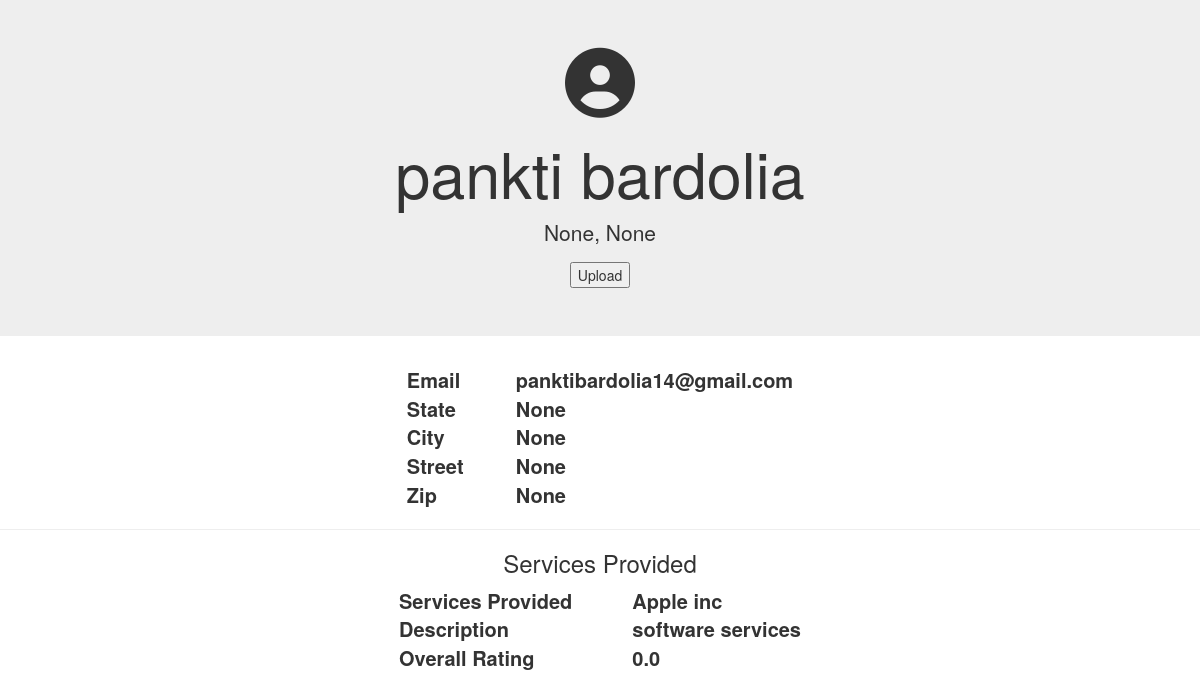
/RateMyServices/professional_profile/3/, run on an earlier commit of the app's database.
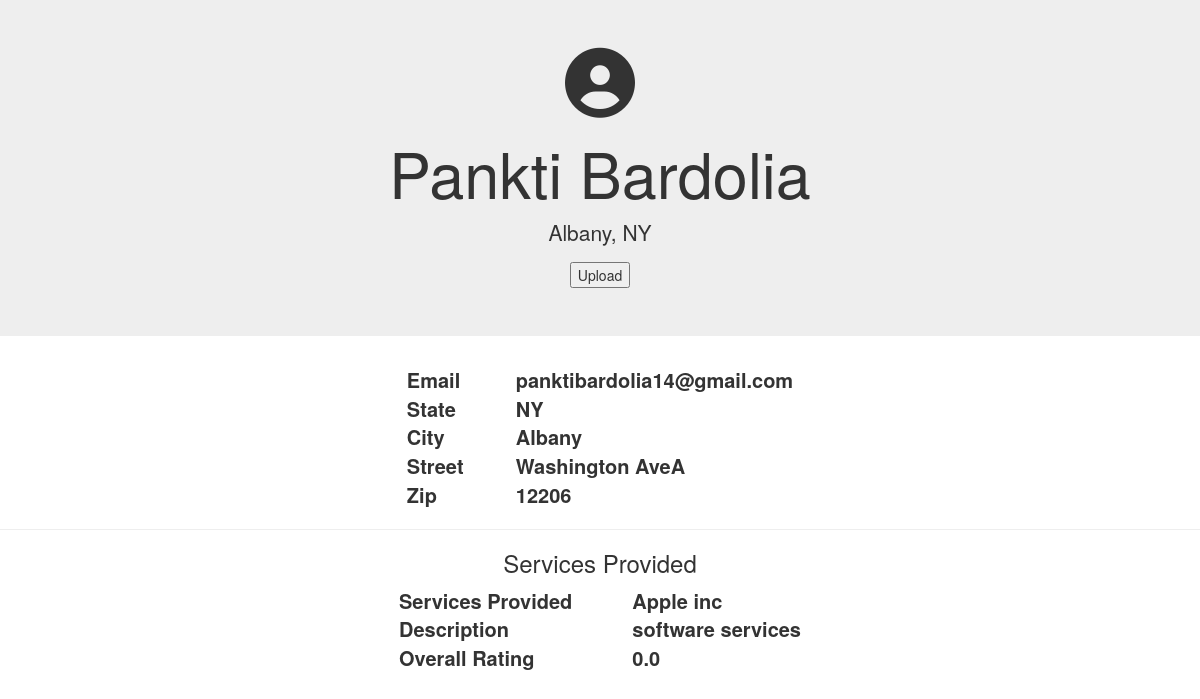
And on a later commit of the database.
### RateMyServices/models.py (models this page shows, shortened)
class ProfessionalUser(models.Model):
	generalUserID = models.ForeignKey(User, on_delete=models.CASCADE)
	title = models.CharField(max_length=30, default='')
	description = models.CharField(max_length=200, default='')
	avg_rating = models.FloatField(default=0.0)

### accounts/models.py (models this page shows, shortened)
class User(AbstractBaseUser):
    email   = models.EmailField(max_length=255,unique=True)
    active  = models.BooleanField(default=True)
    staff   = models.BooleanField(default=False) # a admin user; non super-user
    admin   = models.BooleanField(default=False) # a superuser
    first_name  = models.CharField(max_length=30,null=True,blank=False)
    last_name   = models.CharField(max_length=30,null=True,blank=False)
    professional = models.BooleanField(default=False)
    state       = models.CharField(max_length=30,null=True,blank=False)
    city        = models.CharField(max_length=30,null=True,blank=False)
    zips        = models.CharField(max_length=5,null=True,blank=False)
    street      = models.CharField(max_length=100,null=True,blank=False)
    phone       = models.CharField(max_length=12,null=True,blank=False)
    USERNAME_FIELD = 'email'
    REQUIRED_FIELDS = ['first_name','last_name'] # Email & Password are required by default.
    objects = UserManager()

### RateMyServices/views.py (the view)
# urls.py: path('professional_profile/<int:professionaluser_id>/', views.professional_profile, name='professional_profile'),
def professional_profile(request, professionaluser_id):
	pUser = get_object_or_404(ProfessionalUser, id=professionaluser_id)
	return render(request, 'RateMyServices/professional_profile.html', {'pUser': pUser})

### RateMyServices/templates/RateMyServices/professional_profile.html (shortened to what this page needs)
<!DOCTYPE html>
<html>
	<head>
		{% load static %}
		<link rel="stylesheet" href="https://maxcdn.bootstrapcdn.com/bootstrap/3.4.0/css/bootstrap.min.css">
		<link rel="stylesheet" href="path/to/font-awesome/css/font-awesome.min.css">
        <link rel="stylesheet" type="text/css" href="{% static 'RateMyServices/css/style.css' %}">
		<link rel="stylesheet" type="text/css" href="{% static 'RateMyServices/css/general_profile.css' %}">
	</head>
	<body>
		<div class="jumbotron jumbotron-fluid text-center">
			<div>
				<i class="fa fa-user-circle fa-5x"></i>
			</div>
			<h1>{{ pUser.generalUserID.first_name }} {{ pUser.generalUserID.last_name }}</h1>
			<p>{{ pUser.generalUserID.city }}, {{ pUser.generalUserID.state }}</p>
			<div>
				<form method="post" enctype="multipart/form-data">
					<button type="submit">Upload</button>
				  </form>
			</div>
		</div>
		<div style="align-content: center">
			<table cellspacing="20" align="center" style="font-size: 20px">
				<tr style="padding: 30px">
				  <th>Email</th>
				  <th>{{ pUser.generalUserID.email }}</th>
				</tr>
				<tr style="padding: 30px">
					<th style="padding-right: 60px">State</th>
					<th>{{ pUser.generalUserID.state }}</th>
				</tr>
				<tr style="padding: 30px">
					<th>City</th>
					<th>{{ pUser.generalUserID.city }}</th>
				</tr>
				<tr style="padding: 30px">
					<th>Street</th>
					<th>{{ pUser.generalUserID.street }}</th>
				</tr>
				<tr style="padding: 30px">
						<th>Zip</th>
						<th>{{ pUser.generalUserID.zips }}</th>
				</tr>
			</table>
        </div>
            <hr>
        <div>
            <h3 align="center">Services Provided</h3>
            <table cellspacing="20" align="center" style="font-size: 20px">
                    <tr style="padding: 30px">
                      <th style="padding-right: 60px">Services Provided</th>
                      <th>{{ pUser.title }}</th>
                    </tr>
                    <tr style="padding: 30px">
                        <th>Description</th>
                        <th>{{ pUser.description }}</th>
                    </tr>
                    <tr style="padding: 30px">
                        <th>Overall Rating</th>
                        <th>{{ pUser.avg_rating }}</th>
                    </tr>
            </table>
        </div>
	</body>
</html>

### RateMyServices/static/RateMyServices/css/style.css (style rules this page uses)
body { background: white url("images/background.gif") no-repeat; }

What changed in the data, as far as the page shows it:
changed through a linked row, ProfessionalUser "Apple inc": generalUserID.first_name "pankti" → "Pankti"; generalUserID.last_name "bardolia" → "Bardolia"; generalUserID.city "None" → "Albany"; generalUserID.state "None" → "NY"; generalUserID.street "None" → "Washington AveA"; generalUserID.zips "None" → "12206"
